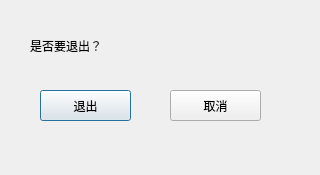
<?xml version="1.0" encoding="UTF-8"?>
<ui version="4.0">
 <class>UserExit</class>
 <widget class="QDialog" name="UserExit">
  <property name="geometry">
   <rect>
    <x>0</x>
    <y>0</y>
    <width>320</width>
    <height>175</height>
   </rect>
  </property>
  <property name="windowTitle">
   <string>Dialog</string>
  </property>
  <widget class="QPushButton" name="pushButton">
   <property name="geometry">
    <rect>
     <x>40</x>
     <y>90</y>
     <width>91</width>
     <height>31</height>
    </rect>
   </property>
   <property name="text">
    <string>退出</string>
   </property>
  </widget>
  <widget class="QPushButton" name="pushButton_2">
   <property name="geometry">
    <rect>
     <x>170</x>
     <y>90</y>
     <width>91</width>
     <height>31</height>
    </rect>
   </property>
   <property name="text">
    <string>取消</string>
   </property>
  </widget>
  <widget class="QLabel" name="label">
   <property name="geometry">
    <rect>
     <x>30</x>
     <y>30</y>
     <width>111</width>
     <height>31</height>
    </rect>
   </property>
   <property name="styleSheet">
    <string notr="true">font: 75 14pt &quot;Agency FB&quot;;</string>
   </property>
   <property name="text">
    <string>是否要退出？</string>
   </property>
  </widget>
 </widget>
 <resources/>
 <connections/>
</ui>
